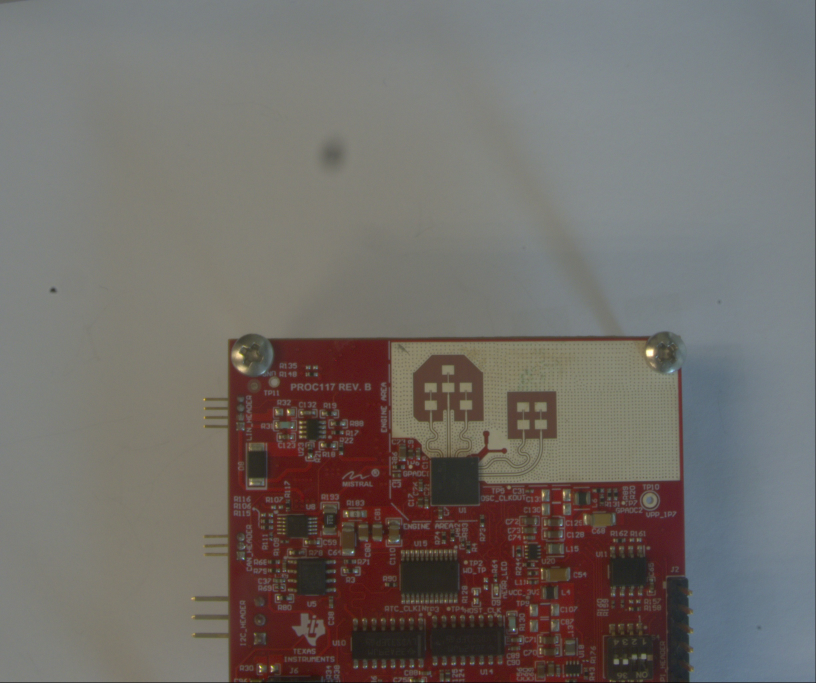
#> input picture data/cases/case-001/close_20260804_110403_519833_1.jpg, 2448 x 2048 px (shown at 1/3 size); its folder holds only this picture in this run
$ python -i back_board_registration.py   (imports and definitions only)
#> lines starting #> are read from the running program, lines starting #| are printed output that depends on the picture; after the words box and inside, x2 and y2 are one past the last pixel; in counts of white or black regions, pixels touching at a corner belong together
#> further down, picture is the input picture: shape (2048, 2448, 3); mean B, G, R 104.6, 108.8, 113.7
"""Auditable geometry-first registration for back-side PCBA localisation.

Ordinary solder joints and vias are deliberately treated as *rejected*
candidates.  Board-outline hypotheses establish scale/perspective and explicit
mirror/rotation possibilities; mechanical holes/tooling features only choose
and validate the correct hypothesis.
"""

from __future__ import annotations

import json
import math
from pathlib import Path
from typing import Any


def _cv():
    import cv2  # type: ignore
    import numpy as np  # type: ignore
    return cv2, np


# [13 lines left out: functions _load, _write, not called in this run]


def _json(path: Path, payload: Any) -> None:
    path.parent.mkdir(parents=True, exist_ok=True)
    path.write_text(json.dumps(payload, ensure_ascii=False, indent=2), encoding="utf-8")


# [846 lines left out: functions _bbox_contains, _auxiliary_frame_inner_candidate, _contour_aspect_ratio, _refine_photo_rect_to_expected_aspect, _board_contour, _ordered_box and 7 more, not called in this run]


def _green_tp(image):
    cv2, np = _cv()
    hsv = cv2.cvtColor(image, cv2.COLOR_BGR2HSV)
#> hsv: shape (2048, 2448, 3); mean H, S, V 54.9, 46.5, 118.4
    mask = cv2.inRange(hsv, np.array([40, 90, 90]), np.array([90, 255, 255]))
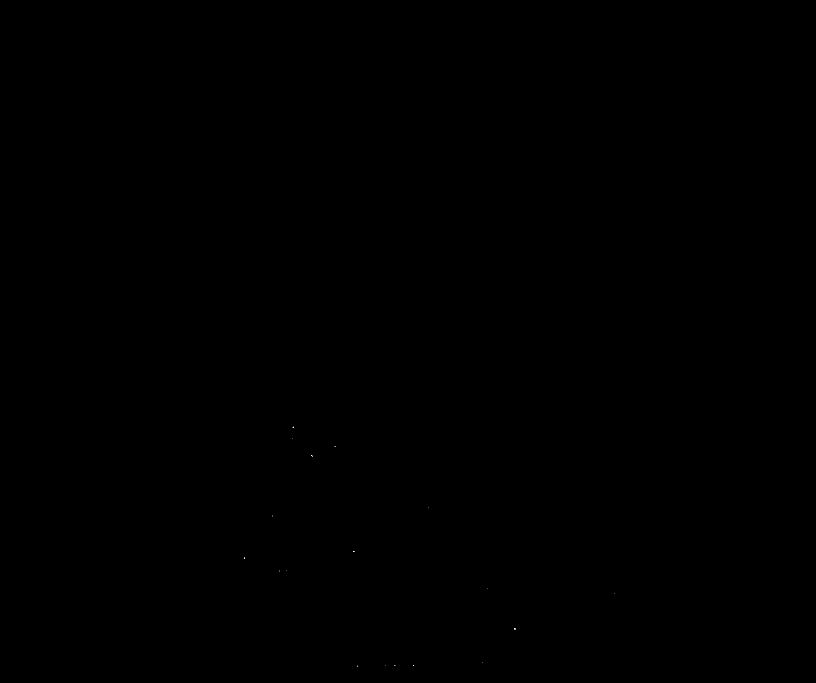
#> mask: shape (2048, 2448) (shown at 1/3 size); 0% white in thin lines or dots, all inside (x1, y1, x2, y2) = (732, 1280, 1844, 2000)
    contours, _ = cv2.findContours(mask, cv2.RETR_EXTERNAL, cv2.CHAIN_APPROX_SIMPLE)
#> contours = 18 contours, all with area under 20
    if not contours:
        raise ValueError("green TP marker not found on locator image")
    contour = max(contours, key=cv2.contourArea)
#> contour = [[1543, 1884], [1543, 1885], [1542, 1886], [1543, 1887], [1544, 1887], [1545, 1888], [1545, 1885], [1544, 1885]]
    moments = cv2.moments(contour)
#> moments = moments, m00 6, centre m10/m00, m01/m00 = (1543.8, 1886)
    if moments["m00"] == 0:
        raise ValueError("green TP marker has invalid centroid")
    return float(moments["m10"] / moments["m00"]), float(moments["m01"] / moments["m00"])


# [426 lines left out: functions _draw_outline, _draw_candidates, _side_by_side, _candidate_contact_sheet, _comparison, _local_tp_refinement and 3 more, not called in this run]

>>> import cv2
>>> picture = cv2.imread('../../data/cases/case-001/close_20260804_110403_519833_1.jpg')
>>> result = _green_tp(picture)
#> result = (1543.8, 1886)
